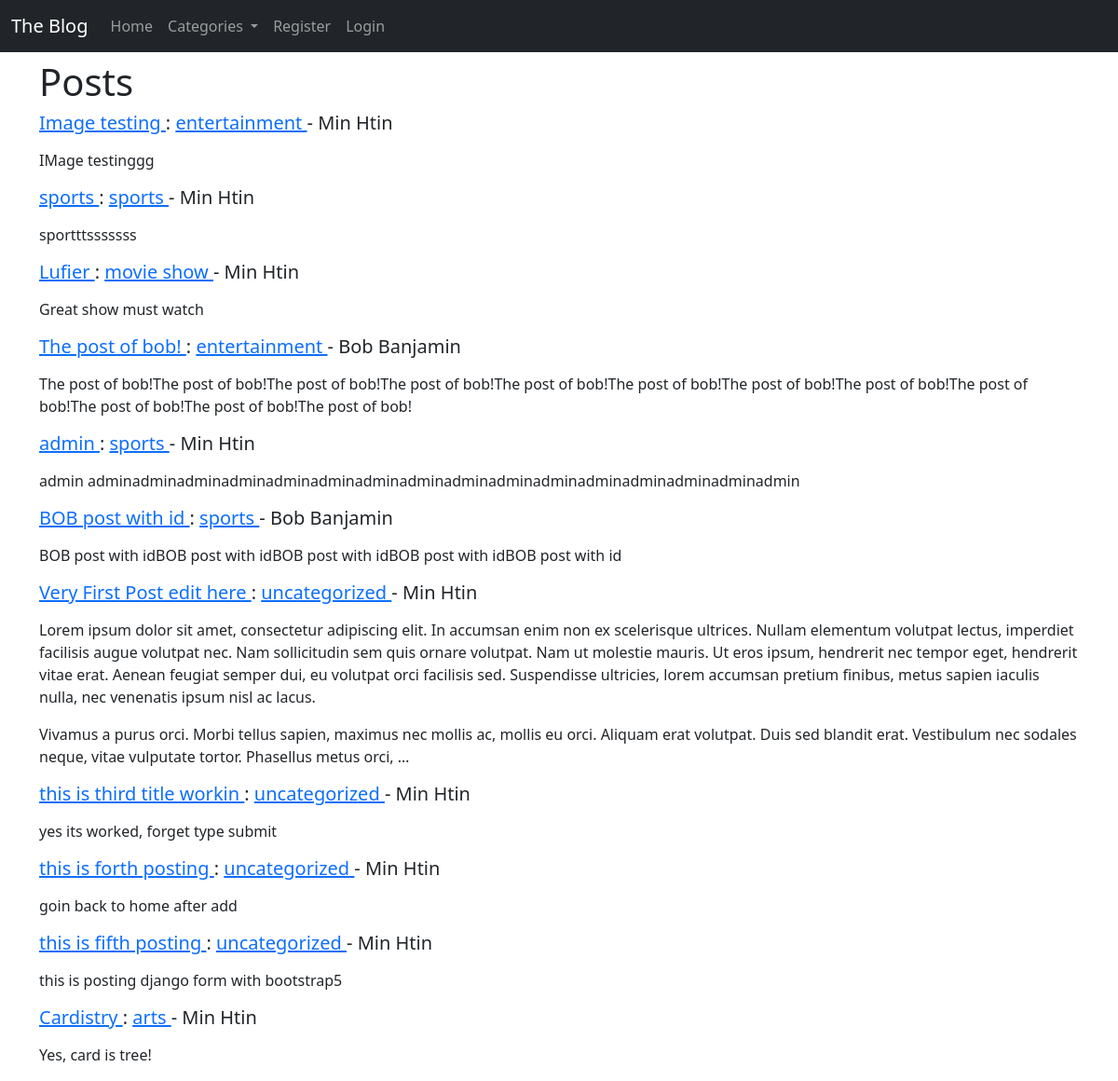
The page / on the database its author committed.
### theblog/models.py (models this page shows, shortened)
class Post(models.Model):
    title = models.CharField(max_length=120)
    title_tag = models.CharField(max_length=120)
    author = models.ForeignKey(User, on_delete=models.CASCADE)
    image_field = models.ImageField(null=True, blank= True, upload_to='images/')
    body = models.TextField(null=True, blank=True)
    publish_date = models.DateField(auto_now_add=True)
    category = models.CharField(max_length=120, default='uncategorized')
    likes = models.ManyToManyField(User, related_name='blog_post')

### theblog/views.py (the view)
# urls.py: path('', HomeView.as_view(), name="home"),
class HomeView(lv):
    model = Post
    template_name = 'home.html'
    ordering = ['-publish_date']
    def get_context_data(self, *args, **kwargs):
        cat_menu = Category.objects.all()
        context = super(HomeView, self).get_context_data(*args, **kwargs)
        context["cat_menu"] = cat_menu
        return context

### theblog/models.py (called while the page is built)
    def __str__(self):
        return self.name

### theblog/templates/home.html (shortened to what this page needs)
{% extends 'base.html' %}
{% block content %}
<h1>Posts</h1>
{% for post in object_list %}
    <h5>
        <a href="{% url 'article_detail' post.pk %}">
            {{post.title}}
        </a>
         : <a href="{% url 'category' post.category|slugify %}">
            {{post.category}}
        </a>
         - {{post.author.first_name}} {{post.author.last_name}}
    </h5>
    <p>{{ post.body | linebreaks | truncatewords:100 }}</p>
{% endfor %}
{% endblock content %}

### rows shown on the page
Post: title "Image testing", category "entertainment", author.first_name "Min", author.last_name "Htin", body "IMage testinggg"
Post: title "sports", category "sports", author.first_name "Min", author.last_name "Htin", body "sportttsssssss"
Post: title "Lufier", category "movie show", author.first_name "Min", author.last_name "Htin", body "Great show must watch"
Post: title "The post of bob!", category "entertainment", author.first_name "Bob", author.last_name "Banjamin", body "The post of bob!The post of bob!The post of bob!The post of bob!The post of bob!The post of bob!The post of bob!The post of bob!The post of bob!The post of bob!The post of bob!The post of bob!"
Post: title "admin", category "sports", author.first_name "Min", author.last_name "Htin", body "admin adminadminadminadminadminadminadminadminadminadminadminadminadminadminadminadmin"
Post: title "BOB post with id", category "sports", author.first_name "Bob", author.last_name "Banjamin", body "BOB post with idBOB post with idBOB post with idBOB post with idBOB post with id"
Post: title "Very First Post edit here", category "uncategorized", author.first_name "Min", author.last_name "Htin", body "Lorem ipsum dolor sit amet, consectetur adipiscing elit. In accumsan enim non ex scelerisque ultrices. Nullam elementum volutpat lectus, imperdiet facilisis augue volutpat nec. Nam sollicitudin sem quis ornare volutpat. Nam ut molestie mauris. Ut eros ipsum, hendrerit nec tempor eget, hendrerit vitae erat. Aenean feugiat semper dui, eu volutpat orci facilisis sed. Suspendisse ultricies, lorem accumsan pretium finibus, metus sapien iaculis nulla, nec venenatis ipsum nisl ac lacus. Vivamus a purus orci. Morbi tellus sapien, maximus nec mollis ac, mollis eu orci. Aliquam erat volutpat. Duis sed blandit erat. Vestibulum nec sodales neque, vitae vulputate tortor. Phasellus metus orci, …"
Post: title "this is third title workin", category "uncategorized", author.first_name "Min", author.last_name "Htin", body "yes its worked, forget type submit"
Post: title "this is forth posting", category "uncategorized", author.first_name "Min", author.last_name "Htin", body "goin back to home after add"
Post: title "this is fifth posting", category "uncategorized", author.first_name "Min", author.last_name "Htin", body "this is posting django form with bootstrap5"
Post: title "Cardistry", category "arts", author.first_name "Min", author.last_name "Htin", body "Yes, card is tree!"
